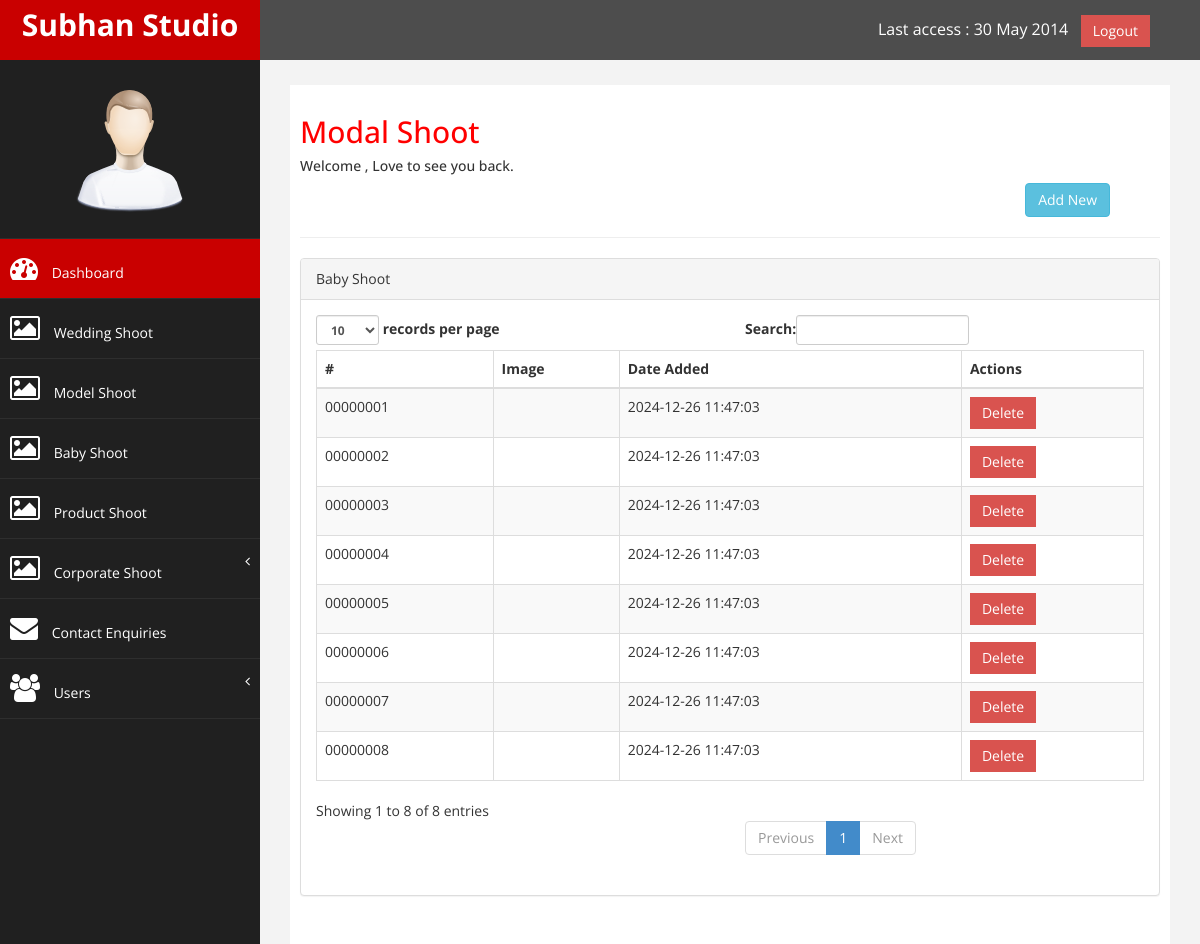
Before: /ss-admin/baby-shoot.php (signed in) with the older database file.
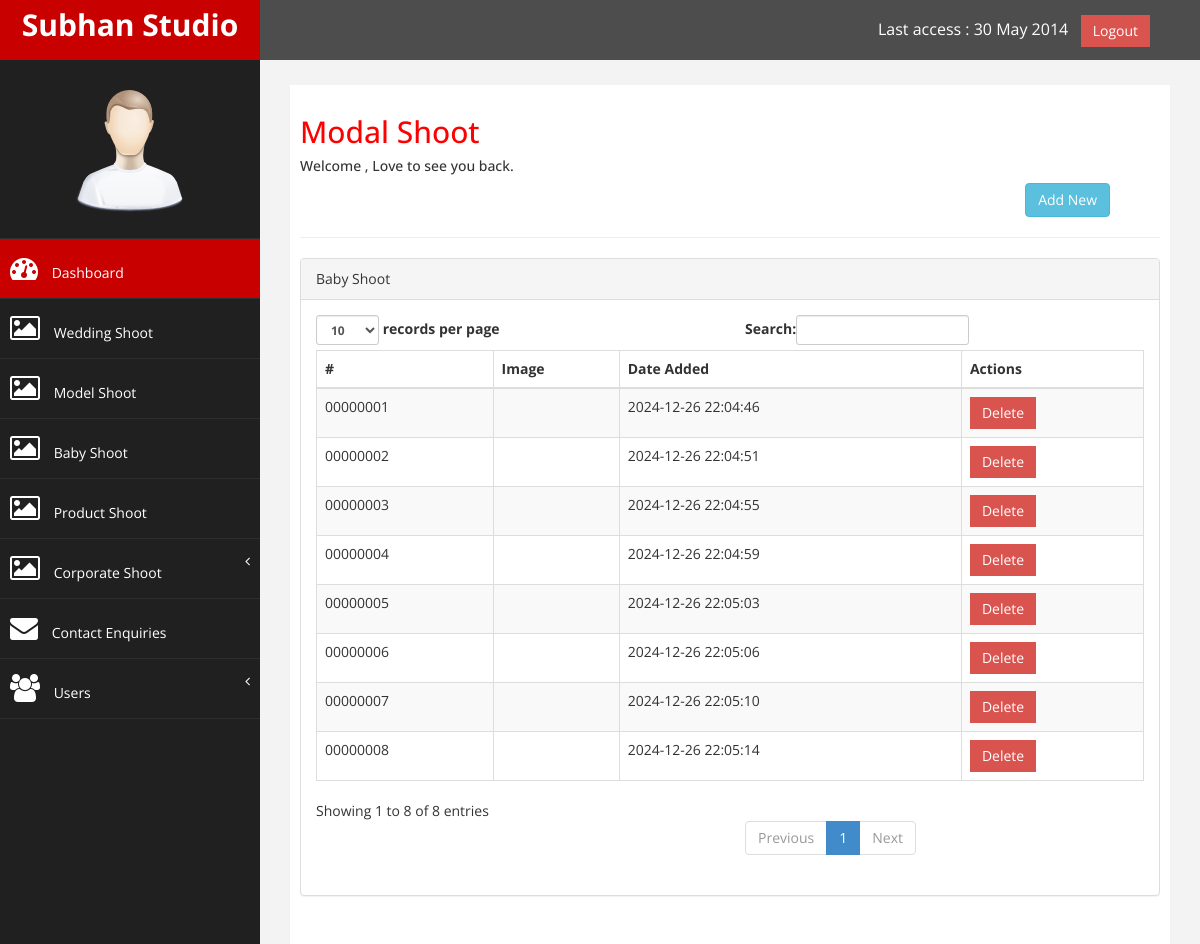
After: the same page with the newer database file.
### tables this page shows
CREATE TABLE `baby_shoot` (
  `bs_id` int(8) UNSIGNED ZEROFILL NOT NULL,
  `bs_img` varchar(255) NOT NULL,
  `bs_created_at` timestamp NOT NULL DEFAULT current_timestamp() ON UPDATE current_timestamp()
);

### ss-admin/baby-shoot.php (the view, shortened to what this page needs)
<?php
include('header.php');
?>
<div id="page-wrapper">
    <div id="page-inner">
        <div class="row">
            <div class="col-md-12">
                <h2>Modal Shoot</h2>
                <h5>Welcome , Love to see you back. </h5>
                <a href="add-baby-img.php">
                    <button class="btn btn-info" style="float: right; margin-right: 50px;"> Add New</button>
                </a>
            </div>
        </div>
        <hr />
        <div class="row">
            <div class="col-md-12">
                <div class="panel panel-default">
                    <div class="panel-heading">
                        Baby Shoot
                    </div>
                    <div class="panel-body">
                        <div class="table-responsive">
                            <table class="table table-striped table-bordered table-hover" id="wedding">
                                <thead>
                                    <tr>
                                        <th>#</th>
                                        <th>Image</th>
                                        <th>Date Added</th>
                                        <th>Actions</th>
                                    </tr>
								</thead>
                                <tbody>
									<?php
									$query=mysqli_query($connect,"SELECT * FROM `baby_shoot`");
									while($brow = mysqli_fetch_array($query)){
									?>
                                    <tr class="odd gradeX">
										<td>
											<?php echo $brow['bs_id']; ?>
										</td>
                                        <td>
                                        </td>
                                        <td class="center">
											<?php echo $brow['bs_created_at']; ?>
                                        </td>
                                        <td class="center">
                                            <a href="del-baby.php?bs_id=<?php echo $brow['bs_id'] ?>">
                                                <button class="btn square-btn-adjust btn-danger">Delete</button>
                                            </a>
                                        </td>
                                    </tr>
									<?php
									}
									?>
                                </tbody>
                            </table>
                        </div>
                    </div>
                </div>
            </div>
        </div>
    </div>
</div>
<?php
include('footer.php');
?>

### ss-admin/header.php (shortened to what this page needs)
<!DOCTYPE html>
<html xmlns="http://www.w3.org/1999/xhtml">
    <head>
        <link href="css/bootstrap.css" rel="stylesheet" />
        <link rel="stylesheet" href="https://cdnjs.cloudflare.com/ajax/libs/font-awesome/4.7.0/css/font-awesome.min.css"/>
        <link href="js/morris/morris-0.4.3.min.css" rel="stylesheet" />
        <link href="css/custom.css" rel="stylesheet" />
    </head>
    <body>
        <div id="wrapper">
            <nav class="navbar navbar-default navbar-cls-top " role="navigation" style="margin-bottom: 0">
                <div class="navbar-header">
                    <a class="navbar-brand" href="dashboard.php">Subhan Studio</a>
                </div>
                <div style="color: white; padding: 15px 50px 5px 50px; float: right; font-size: 16px;">
                    Last access : 30 May 2014 &nbsp;
                    <a href="index.php?logout='1'" class="btn btn-danger square-btn-adjust">Logout</a>
                </div>
            </nav>
			<?php
			include('sidebar.php');
			?>

### ss-admin/sidebar.php (shortened to what this page needs)
<nav class="navbar-default navbar-side" role="navigation">
    <div class="sidebar-collapse">
        <ul class="nav" id="main-menu">
            <li class="text-center">
                <img src="img/find_user.png" class="user-image img-responsive"/>
            </li>
            <li>
                <a class="active-menu"  href="dashboard.php">
                    <i class="fa fa-dashboard fa-2x"></i>
                    Dashboard
                </a>
            </li>
            <li>
                <a  href="wedding.php">
                    <i class="fa fa-image fa-2x"></i>
                    Wedding Shoot
                </a>
            </li>
            <li>
                <a  href="modal.php">
                    <i class="fa fa-image fa-2x"></i>
                    Model Shoot
                </a>
            </li>
            <li>
                <a  href="baby-shoot.php">
                    <i class="fa fa-image fa-2x"></i>
                    Baby Shoot
                </a>
            </li>
            <li>
                <a  href="product-shoot.php">
                    <i class="fa fa-image fa-2x"></i>
                    Product Shoot
                </a>
            </li>
            <li>
                <a href="#">
                    <i class="fa fa-image fa-2x"></i>
                    Corporate Shoot
                    <span class="fa arrow"></span>
                </a>
            </li>
            <li>
                <a href="contact-enquiries.php">
                    <i class="fa fa-envelope fa-2x" aria-hidden="true"></i>
                    Contact Enquiries
                </a>
            </li>
            <li>
                <a href="#">
                    <i class="fa fa-users fa-2x"></i>
                    Users
                    <span class="fa arrow"></span>
                </a>
            </li>
        </ul>
    </div>
</nav>

### ss-admin/footer.php (shortened to what this page needs)
</div>
</body>
</html>

### ss-admin/css/custom.css (style rules this page uses)
body { font-family: 'Open Sans', sans-serif; }
#wrapper { width: 100%; background:#202020; }
#page-wrapper { padding: 15px 15px; min-height: 600px; background:#F3F3F3; }
#page-inner { width:100%; margin:10px 20px 10px 0px; background-color:#fff!important; padding:10px; min-height:1200px; }
.text-center { text-align:center; }
h2 { color: #f00; }
.square-btn-adjust { border: 0px solid transparent; -webkit-border-radius: 0px; -moz-border-radius: 0px; border-radius: 0px; }
.user-image { margin: 25px auto; -webkit-border-radius: 10px; -moz-border-radius: 10px; border-radius: 10px; max-height:170px; max-width:170px; }
.navbar-cls-top .navbar-brand { color: #fff; background: #C90000; width: 260px; text-align: center; height: 60px; font-size: 30px; font-weight: 700; }
.active-menu { background-color:#C90000!important; }
.arrow { float: right; }
.fa.arrow:before { content: "\f104"; }
.sidebar-collapse , .sidebar-collapse .nav { background:none; }
.sidebar-collapse .nav { padding:0; }
.sidebar-collapse .nav > li > a { color:#fff; background:#202020; text-shadow:none; }
.sidebar-collapse > .nav > li > a { padding:15px 10px; }
.sidebar-collapse > .nav > li { border-bottom: 1px solid rgba(107, 108, 109, 0.19); }
.navbar-side { border:none; background-color: #202020; }
.navbar-cls-top { background:#4D4D4D; border-bottom:none; }
.navbar-default { border:0px solid black; }
.navbar-header { background: #A70303; }
.nav > li > a > i { margin-right:10px; }
@media (min-width:768px) { #page-wrapper { margin: 0 0 0 260px; padding: 15px 30px; min-height: 1200px; } }
@media (min-width:768px) { .navbar-side { z-index: 1; position: absolute; width: 260px; } }
@media (min-width:768px) { .navbar { border-radius: 0px; } }

Changed rows visible on the page:
changed baby_shoot "00000001": bs_created_at "2024-12-26 11:47:03" → "2024-12-26 22:04:46"
changed baby_shoot "00000002": bs_created_at "2024-12-26 11:47:03" → "2024-12-26 22:04:51"
changed baby_shoot "00000003": bs_created_at "2024-12-26 11:47:03" → "2024-12-26 22:04:55"
changed baby_shoot "00000004": bs_created_at "2024-12-26 11:47:03" → "2024-12-26 22:04:59"
changed baby_shoot "00000005": bs_created_at "2024-12-26 11:47:03" → "2024-12-26 22:05:03"
changed baby_shoot "00000006": bs_created_at "2024-12-26 11:47:03" → "2024-12-26 22:05:06"
changed baby_shoot "00000007": bs_created_at "2024-12-26 11:47:03" → "2024-12-26 22:05:10"
changed baby_shoot "00000008": bs_created_at "2024-12-26 11:47:03" → "2024-12-26 22:05:14"
